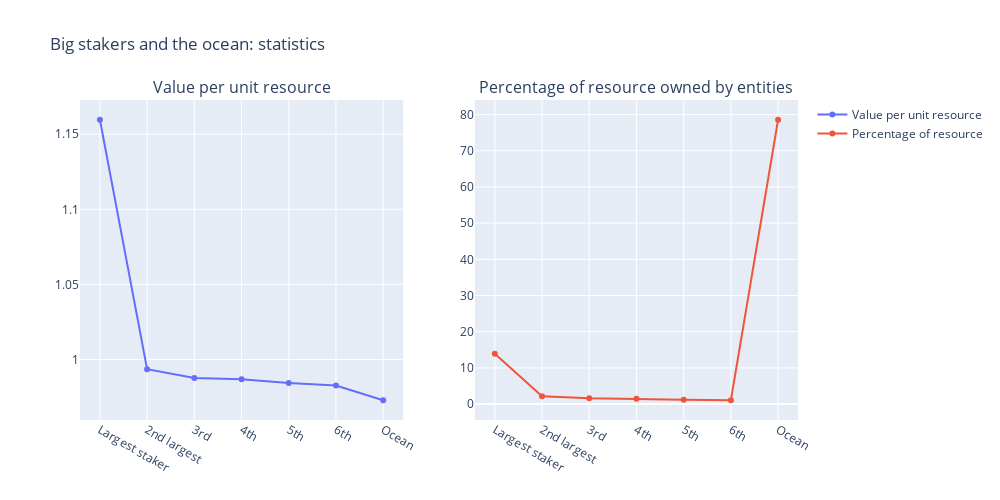

Notebook code for this chart:
### Code cell
from plotly.subplots import make_subplots
import plotly.graph_objects as go

fig = make_subplots(
    rows=1, cols=2,
    subplot_titles=["Value per unit resource", "Percentage of resource owned by entities"]
)

fig.add_trace(
    go.Scatter(x=x_axis, y=value_per_unit_resource, name="Value per unit resource"),
    row=1, col=1
)

fig.add_trace(
    go.Scatter(x=x_axis, y=[r * 100 for r in resource_percentage], name="Percentage of resource"),
    row=1, col=2
)

fig.update_layout(
    height=500,
    width=1000,
    title_text="Big stakers and the ocean: statistics"   
)
fig.update_xaxes(
    row=1, col=1,
    tickmode="array", tickvals=np.arange(1,8), ticktext=["Largest staker", "2nd largest", "3rd", "4th", "5th", "6th", "Ocean"]
)
fig.update_xaxes(
    row=1, col=2,
    tickmode="array", tickvals=np.arange(1,8), ticktext=["Largest staker", "2nd largest", "3rd", "4th", "5th", "6th", "Ocean"]
)
fig.show()

### Figure 1 — Plotly figure (JSON) as saved in the notebook; plotly's stock layout.template omitted (floating-point values rounded to 4 significant figures)
{"data": [{"name": "Value per unit resource", "type": "scatter", "x": [1, 2, 3, 4, 5, 6, 7], "xaxis": "x", "y": [1.16, 0.9935, 0.9877, 0.9868, 0.9843, 0.9827, 0.9729], "yaxis": "y"}, {"name": "Percentage of resource", "type": "scatter", "x": [1, 2, 3, 4, 5, 6, 7], "xaxis": "x2", "y": [13.91, 2.176, 1.583, 1.489, 1.223, 1.051, 78.57], "yaxis": "y2"}], "layout": {"annotations": [{"font": {"size": 16}, "showarrow": false, "text": "Value per unit resource", "x": 0.225, "xanchor": "center", "xref": "paper", "y": 1, "yanchor": "bottom", "yref": "paper"}, {"font": {"size": 16}, "showarrow": false, "text": "Percentage of resource owned by entities", "x": 0.775, "xanchor": "center", "xref": "paper", "y": 1, "yanchor": "bottom", "yref": "paper"}], "height": 500, "title": {"text": "Big stakers and the ocean: statistics"}, "width": 1000, "xaxis": {"anchor": "y", "autorange": true, "domain": [0, 0.45], "range": [0.5769, 7.423], "tickmode": "array", "ticktext": ["Largest staker", "2nd largest", "3rd", "4th", "5th", "6th", "Ocean"], "tickvals": [1, 2, 3, 4, 5, 6, 7], "type": "linear"}, "xaxis2": {"anchor": "y2", "autorange": true, "domain": [0.55, 1], "range": [0.5769, 7.423], "tickmode": "array", "ticktext": ["Largest staker", "2nd largest", "3rd", "4th", "5th", "6th", "Ocean"], "tickvals": [1, 2, 3, 4, 5, 6, 7], "type": "linear"}, "yaxis": {"anchor": "x", "autorange": true, "domain": [0, 1], "range": [0.9597, 1.173], "type": "linear"}, "yaxis2": {"anchor": "x2", "autorange": true, "domain": [0, 1], "range": [-4.407, 84.03], "type": "linear"}}}
